Frame 1 (no input): blank canvas, image omitted
Frame 60 (no input): blank canvas, image omitted
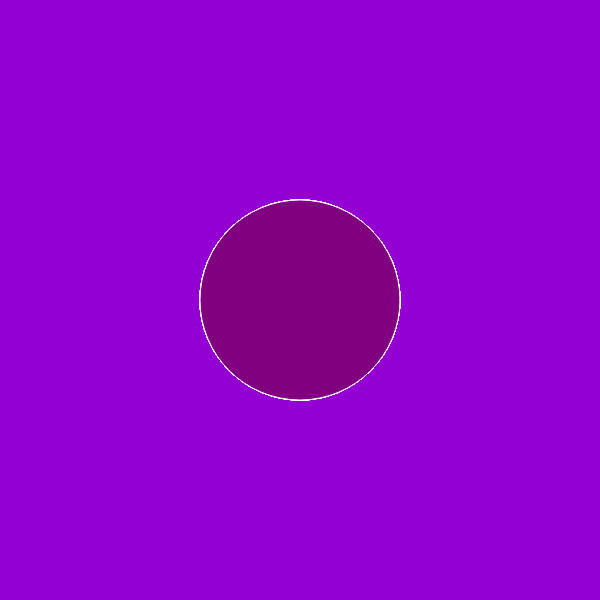
Frame 120 (the mouse pressed at the canvas centre since frame 60)

The p5.js sketch whose frames 1 and 60 were blank and that drew this single picture after the mouse press (run headless with seeded random() and noise() and a simulated clock; from frame 60 on, the mouse is pressed at the canvas centre):

// p5.js sketch
// ── sketch.js
function setup() {
  createCanvas(600, 600);
  background("darkviolet");
}

function draw() {
  
  stroke("white");
  fill("purple");
  
  if(mouseIsPressed){
    circle(mouseX,mouseY,200,350);
  }
}
